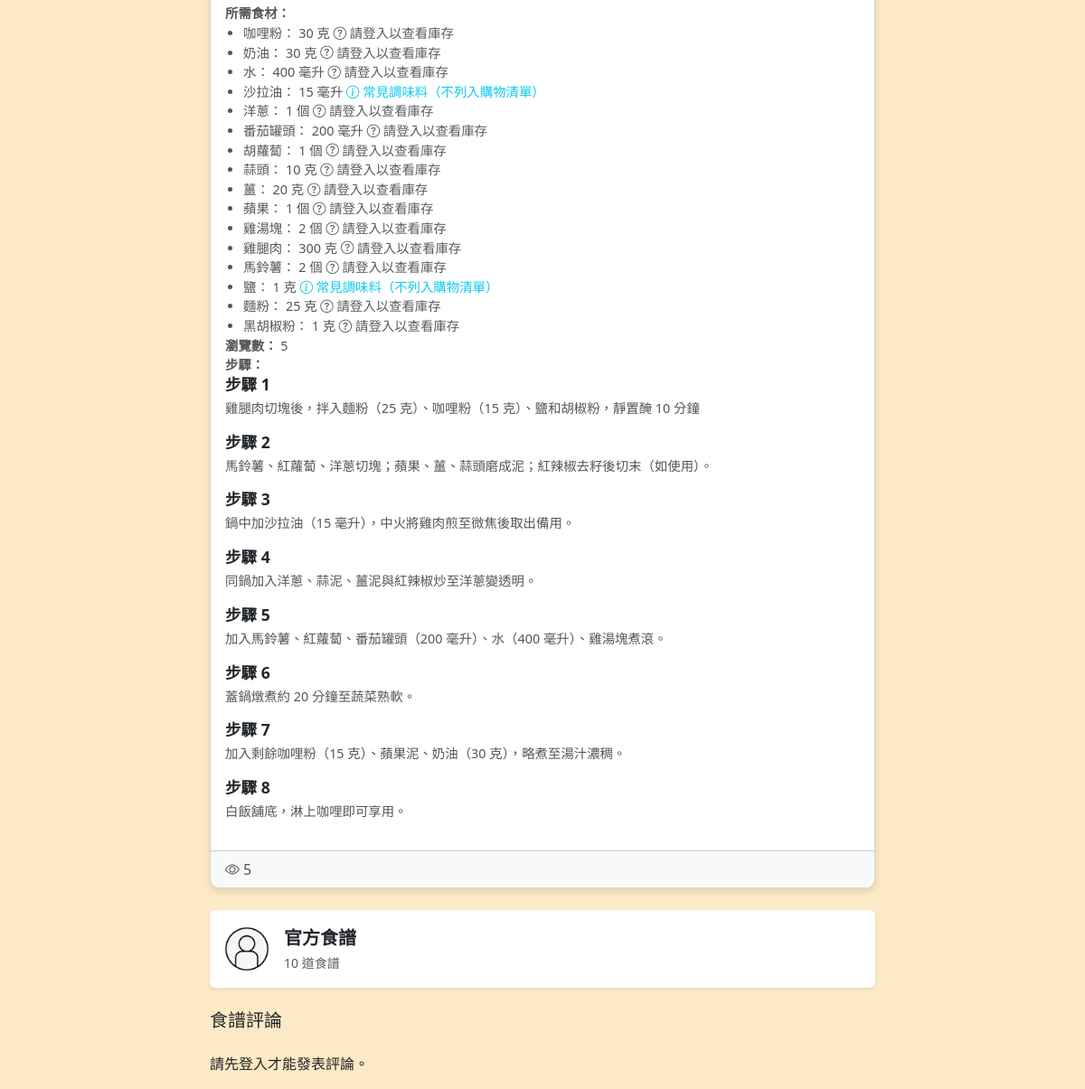
Before: /recipe_detail.php?RecipeId=22 (lower part) with the older database file.
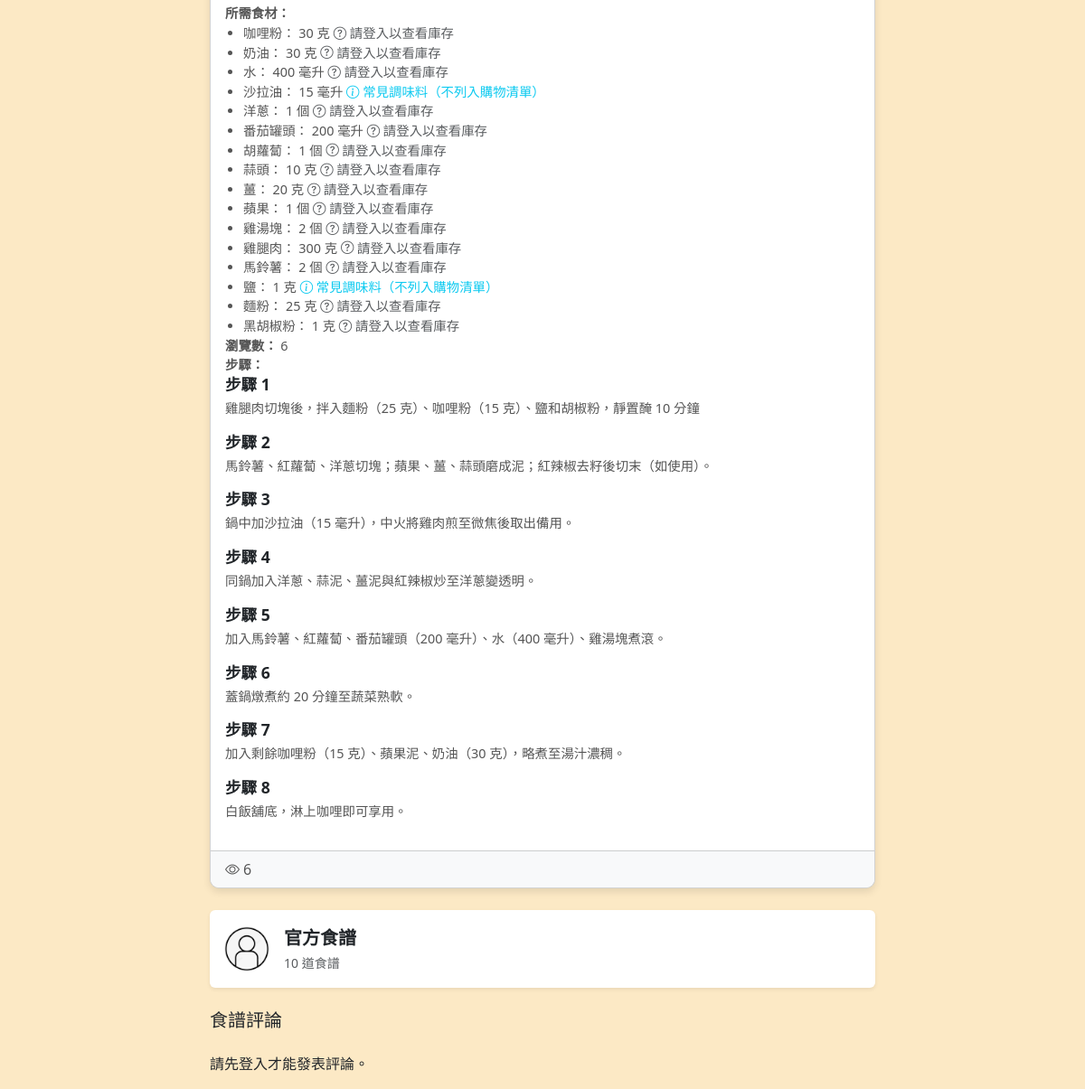
After: the same page with the newer database file.
### tables this page shows
CREATE TABLE `recipeingredient` (
  `RecipeId` int(11) NOT NULL,
  `IngredientName` varchar(100) NOT NULL,
  `Quantity` int(11) DEFAULT NULL,
  `Unit` varchar(50) DEFAULT NULL
);

CREATE TABLE `recipe` (
  `RecipeId` int(11) NOT NULL,
  `rName` varchar(50) NOT NULL,
  `cooktime` int(11) DEFAULT NULL,
  `DifficultyLevel` varchar(20) DEFAULT NULL,
  `Description` text DEFAULT NULL,
  `uId` int(11) NOT NULL,
  `UploadDate` timestamp NOT NULL DEFAULT current_timestamp(),
  `CoverImage` varchar(255) DEFAULT NULL,
  `ViewCount` int(11) NOT NULL DEFAULT 0
);

CREATE TABLE `user` (
  `uId` int(11) NOT NULL,
  `uName` varchar(50) NOT NULL,
  `Password` varchar(255) NOT NULL,
  `Email` varchar(50) NOT NULL,
  `Language` varchar(50) DEFAULT NULL,
  `uImage` varchar(255) DEFAULT NULL
);

### recipe_detail.php (the view, shortened to what this page needs)
<?php
$recipeId = (int) $_GET['RecipeId'];
$conn = new mysqli("localhost", "root", "", "foodmanager");
$stmt = $conn->prepare("
    SELECT r.RecipeId, r.rName, r.cooktime, r.DifficultyLevel, r.Description, r.uId, r.UploadDate, r.CoverImage, r.ViewCount, u.uName, u.uImage
    FROM recipe r
    JOIN user u ON r.uId = u.uId
    WHERE r.RecipeId = ?
");
$stmt->bind_param("i", $recipeId);
$stmt->execute();
$result = $stmt->get_result();
$recipe = $result->fetch_assoc();
$stmt = $conn->prepare("
    SELECT IngredientName, Quantity, Unit
    FROM recipeingredient
    WHERE RecipeId = ?
");
$stmt->bind_param("i", $recipeId);
$stmt->execute();
$ingResult = $stmt->get_result();
$ingredients = [];
while ($ingRow = $ingResult->fetch_assoc()) {
    $ingredients[] = $ingRow;
}
$stmt = $conn->prepare("
    SELECT StepOrder, StepDescription, StepImage
    FROM recipesteps
    WHERE RecipeId = ?
    ORDER BY StepOrder ASC
");
$stmt->bind_param("i", $recipeId);
$stmt->execute();
$stepResult = $stmt->get_result();
$steps = [];
while ($stepRow = $stepResult->fetch_assoc()) {
    $steps[] = $stepRow;
}
$stmtCount = $conn->prepare("SELECT COUNT(*) AS recipe_count FROM recipe WHERE uId = ?");
$stmtCount->bind_param("i", $recipe['uId']);
$stmtCount->execute();
$resultCount = $stmtCount->get_result();
$authorRecipeCount = 0;
if ($rowCount = $resultCount->fetch_assoc()) {
    $authorRecipeCount = $rowCount['recipe_count'];
}
?>
<!DOCTYPE html>
<html lang="zh-Hant">
<head>
    <link rel="stylesheet" href="css/boot.css">
    <link href="https://cdn.jsdelivr.net/npm/bootstrap@5.3.0/dist/css/bootstrap.min.css" rel="stylesheet">
    <link href="https://cdn.jsdelivr.net/npm/bootstrap-icons@1.10.5/font/bootstrap-icons.css" rel="stylesheet">
</head>
<body>
    <div class="container mt-4">
        <div class="row">
            <div class="col-md-8 offset-md-2">
                <div class="card">
                    <div class="card-body">
                    <p class="card-text">
                        <strong>所需食材：</strong>
                        <?php if (empty($ingredients)): ?>
                            <small class="text-muted">尚未添加食材</small>
                        <?php else: ?>
                    <ul>
                        <?php foreach ($ingredients as $ing): ?>
                            <li>
                                <?php echo htmlspecialchars($ing['IngredientName']); ?>：
                                <?php echo round($ing['Quantity']); ?>
                                <?php echo htmlspecialchars($ing['Unit'] ?? ''); ?>
                                <?php if ($ing['isSeasoning']): ?>
                                    <span class="text-info"><i class="bi bi-info-circle"></i> 常見調味料（不列入購物清單）</span>
                                <?php else: ?>
                                    <span class="text-muted"><i class="bi bi-question-circle"></i> 請登入以查看庫存</span>
                                <?php endif; ?>
                            </li>
                        <?php endforeach; ?>
                    </ul>
                    <p><strong>瀏覽數：</strong> <?php echo htmlspecialchars($recipe['ViewCount']); ?></p>
                <?php endif; ?>
                </p>
                <?php if (!empty($steps)): ?>
                    <p class="card-text">
                        <strong>步驟：</strong>
                        <?php foreach ($steps as $step): ?>
                    <div class="row mb-3">
                        <?php if (!empty($step['StepImage'])): ?>
                            <div class="col-12">
                                <h6>步驟 <?php echo $step['StepOrder']; ?></h6>
                                <p><?php echo htmlspecialchars($step['StepDescription']); ?></p>
                                <img src="<?php echo htmlspecialchars($step['StepImage']); ?>" alt="步驟圖片"
                                    class="img-fluid mt-2" style="max-height: 300px;">
                            </div>
                        <?php else: ?>
                            <div class="col-12">
                                <h6>步驟 <?php echo $step['StepOrder']; ?></h6>
                                <p><?php echo htmlspecialchars($step['StepDescription']); ?></p>
                            </div>
                        <?php endif; ?>
                    </div>
                <?php endforeach; ?>
                </p>
            <?php endif; ?>
                    </div>
                    <div class="card-footer d-flex justify-content-between align-items-center">
                        <div class="d-flex align-items-center">
                            <div class="d-flex align-items-center me-3" style="color: #555; font-size: 1rem;">
                                <i class="bi bi-eye me-1"></i>
                                <span><?php echo htmlspecialchars($recipe['ViewCount'] ?? 0); ?></span>
                            </div>
                        </div>
                    </div>
                </div>
<div class="mt-4 p-3 bg-white rounded shadow-sm d-flex align-items-center author-card"
    onclick="window.location.href='user_profile.php?uid=<?= $recipe['uId'] ?>';"
    style="cursor: pointer;"
    title="查看作者的食譜">
    <img src="<?php echo htmlspecialchars($recipe['uImage'] ?? 'img/user-placeholder.jpg'); ?>"
        class="rounded-circle me-3" alt="頭像" width="50" height="50">
    <div>
        <span class="fs-5 fw-semibold d-block"><?php echo htmlspecialchars($recipe['uName']); ?></span>
        <small class="text-muted"><?php echo $authorRecipeCount; ?> 道食譜</small>
    </div>
</div>
                <div class="mt-4">
                    <h5>食譜評論</h5>
                </div>
                <?php if (isset($_SESSION['user_id'])): ?>
                    <div class="mt-4">
                        <h5>發表評論</h5>
                        <div class="p-4 bg-white rounded shadow-sm">
                            <form action="submit_review.php" method="POST">
                                <input type="hidden" name="RecipeId" value="<?php echo $recipeId; ?>">
                                <div class="mb-3">
                                    <label for="Rating" class="form-label">評分</label>
                                    <div class="mb-3">
                                        <div class="editable-stars" data-id="new">
                                            <?php for ($i = 1; $i <= 5; $i++): ?>
                                                <i class="bi bi-star" data-value="<?php echo $i; ?>"></i>
                                            <?php endfor; ?>
                                        </div>
                                        <input type="hidden" name="Rating" id="edit-rating-new" value="5">
                                    </div>
                                    <div class="mb-3">
                                        <label for="Comment" class="form-label">評論內容</label>
                                        <textarea name="Comment" id="Comment" class="form-control comment-box" rows="4" required></textarea>
                                    </div>
                                    <button type="submit" class="btn custom-btn-light-blue">提交評論</button>
                                </div>
                            </form>
                        </div>
                    </div>
                <?php else: ?>
                    <p class="mt-3">請先登入才能發表評論。</p>
                <?php endif; ?>
            </div>
        </div>
    </div>
</body>
</html>

### css/boot.css (style rules this page uses)
body { margin: 0; font-family: Arial, sans-serif; background-color: #fce9c5 !important; }

### recipe_detail.php (style rules this page uses)
.author-card { transition: transform 0.2s ease, box-shadow 0.2s ease; }
.card { box-shadow: 0 4px 8px rgba(0, 0, 0, 0.1); border-radius: 10px; overflow: hidden; }
.card-footer { background-color: #f8f9fa; }
.card-body ul { padding-left: 20px; margin-bottom: 0; }
.card-body li { font-size: 0.9rem; color: #555; }
.card-body .row { align-items: center; }
.card-body h6 { font-size: 1.1rem; font-weight: bold; margin-bottom: 5px; }
.card-body p { font-size: 0.9rem; color: #555; margin-bottom: 0; }

Changed rows visible on the page:
changed recipe "官方食譜": ViewCount "5" → "6"
